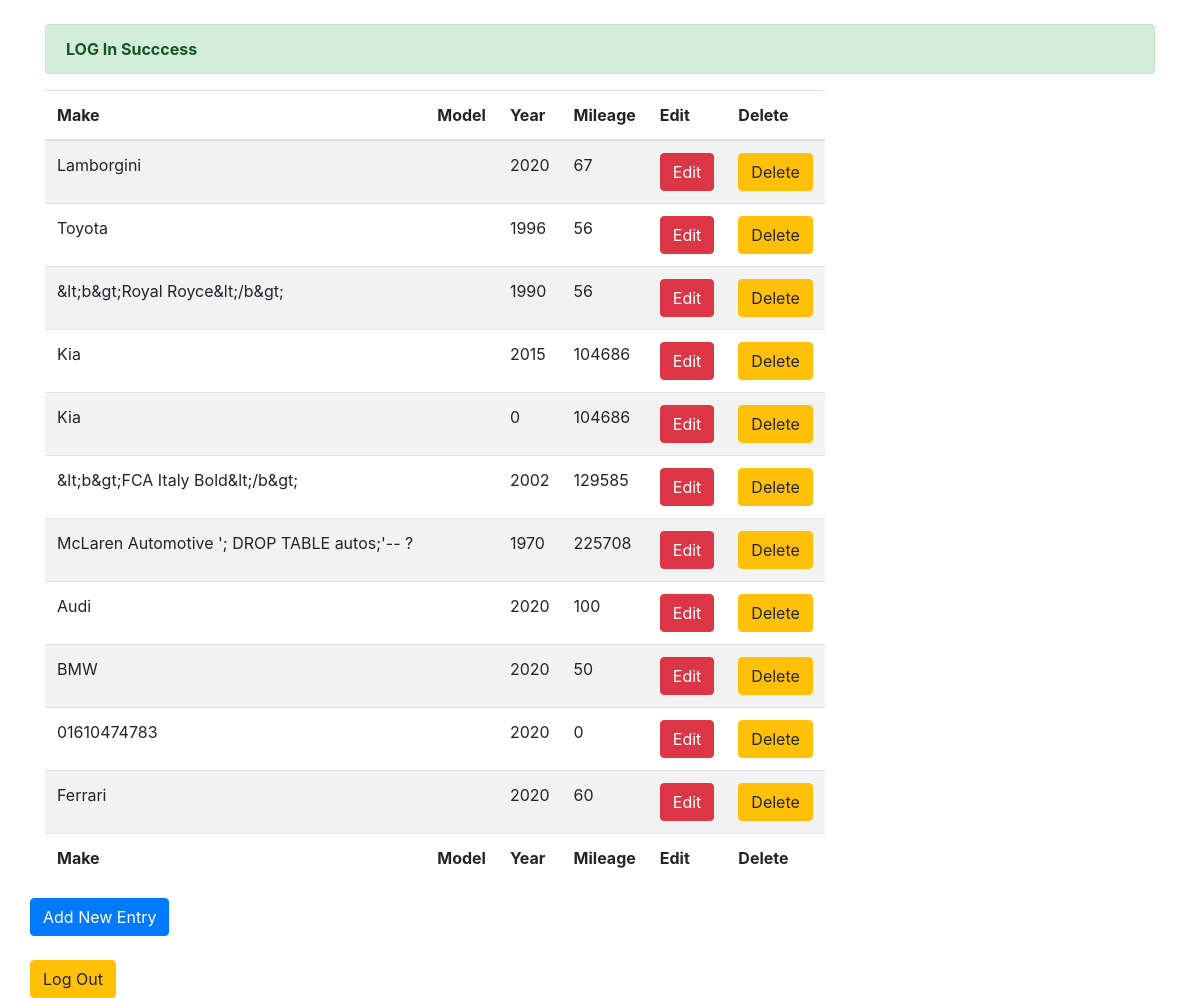
The app's page /OOP&PDO/week5/index.php (signed in) with its own data.
### tables this page shows
CREATE TABLE `autos` (
  `auto_id` int(10) UNSIGNED NOT NULL,
  `make` varchar(128) DEFAULT NULL,
  `year` int(11) DEFAULT NULL,
  `mileage` int(11) DEFAULT NULL
);

### OOP&PDO/week5/index.php (the view, shortened to what this page needs)
<?php
require_once "pdo.php";
if (isset($_SESSION['success'])) {
  $msg = '<div class="alert alert-success" role="alert">
                <strong>' . $_SESSION['success'] . '</strong>
            </div>';
}
?>
<!doctype html>
<html lang="en">
<head>
  <link rel="stylesheet" href="https://stackpath.bootstrapcdn.com/bootstrap/4.3.1/css/bootstrap.min.css">
</head>
<body>
  <div class="container">
    <br>
    <span><?= empty($msg) ? '' : $msg ?></span>
    <?php if (!isset($_SESSION['user'])) : ?>
      <p><a href="login.php">Please log in</a></p>
      <p>Attempt to <a href="add.php">add data</a> without logging in</p>
    <?php else : ?>
      <?php
      $selectQuery = "SELECT * FROM autos";
      $data = $pdo->query($selectQuery);
      if (!empty($data)) :
      ?>
        <table class="table table-striped table-inverse table-responsive">
          <thead class="thead-inverse">
            <tr>
              <th>Make</th>
              <th>Model</th>
              <th>Year</th>
              <th>Mileage</th>
              <th>Edit</th>
              <th>Delete</th>
            </tr>
          </thead>
          <tfoot class="tfoot-inverse">
            <tr>
              <th>Make</th>
              <th>Model</th>
              <th>Year</th>
              <th>Mileage</th>
              <th>Edit</th>
              <th>Delete</th>
            </tr>
          </tfoot>
          <tbody>
            <?php while ($users = $data->fetch(PDO::FETCH_ASSOC)) : ?>
              <tr>
                <td scope="row"><?= htmlentities($users['make']) ?></td>
                <td><?= htmlentities($users['model']) ?></td>
                <td><?= htmlentities($users['year']) ?></td>
                <td><?= htmlentities($users['mileage']) ?></td>
                <td>
                  <a class="btn btn-danger" href="edit.php?id=<?= $users['id'] ?>" role="button">
                    Edit
                  </a>
                </td>
                <td>
                  <a class="btn btn-warning" href="delete.php?id=<?= $users['id'] ?>" role="button">
                    Delete
                  </a>
                </td>
              </tr>
            <?php endwhile; ?>
          </tbody>
        </table>
      <?php else : ?>
        <p>No rows found</p>
      <?php endif ?>
      <div class="row">
        <a name="" id="" class="btn btn-primary" href="add.php" role="button">Add New Entry</a>
      </div>
      <br>
      <div class="row">
        <a name="" id="" class="btn btn-warning" href="logout.php" role="button">Log Out</a>
      </div>
    <?php endif; ?>
  </div>
</body>
</html>

### records on screen
autos: make "Lamborgini", year "2020", mileage "67"
autos: make "Toyota", year "1996", mileage "56"
autos: make "&lt;b&gt;Royal Royce&lt;/b&gt;", year "1990", mileage "56"
autos: make "Kia", year "2015", mileage "104686"
autos: make "Kia", year "0", mileage "104686"
autos: make "&lt;b&gt;FCA Italy Bold&lt;/b&gt;", year "2002", mileage "129585"
autos: make "McLaren Automotive '; DROP TABLE autos;'-- ?", year "1970", mileage "225708"
autos: make "Audi", year "2020", mileage "100"
autos: make "BMW", year "2020", mileage "50"
autos: make "01610474783", year "2020", mileage "0"
autos: make "Ferrari", year "2020", mileage "60"

### other values on screen
$_SESSION['success'] "LOG In Succcess"
